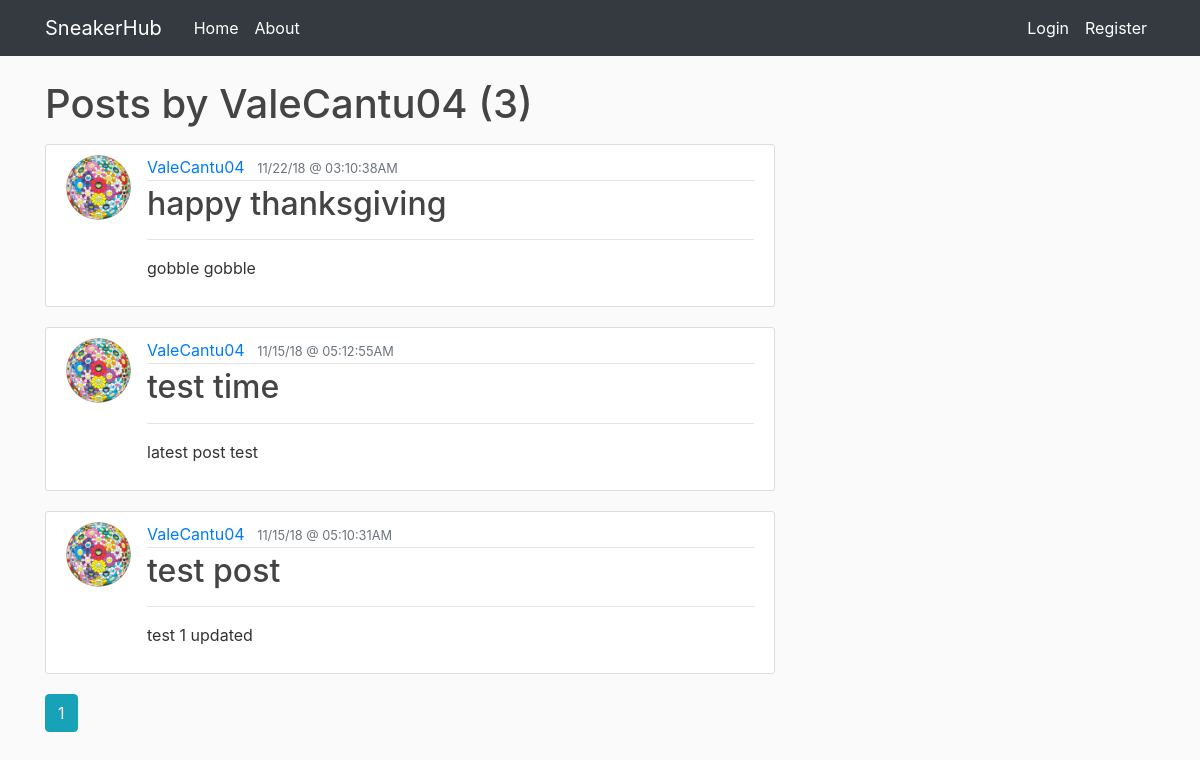
Before: /user/ValeCantu04 with the older database file.
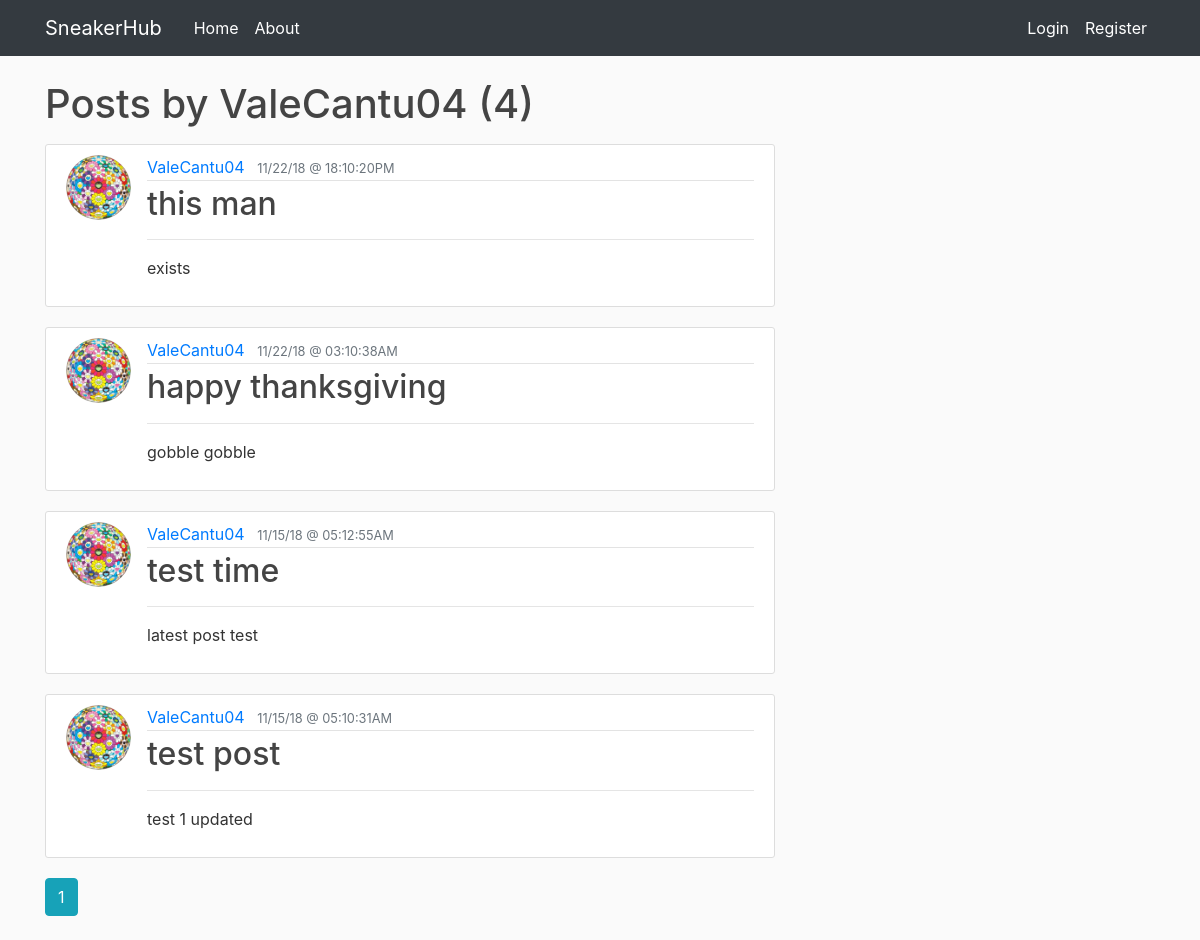
After: the same page with the newer database file.
### sneakerhub/models.py (models this page shows, shortened)
class Post(db.Model):
    id = db.Column(db.Integer, primary_key=True)
    title = db.Column(db.String(140), nullable=False)
    date_posted = db.Column(db.DateTime, nullable=False,
                            default=datetime.utcnow)
    content = db.Column(db.Text, nullable=False)
    user_id = db.Column(db.Integer, db.ForeignKey('user.id'), nullable=False)

class User(db.Model, UserMixin):
    id = db.Column(db.Integer, primary_key=True)
    username = db.Column(db.String(20), unique=True, nullable=False)
    email = db.Column(db.String(120), unique=True, nullable=False)
    image_file = db.Column(db.String(20), nullable=False,
                           default='default.jpg')
    password = db.Column(db.String(60), nullable=False)
    posts = db.relationship('Post', backref='author', lazy=True)

### sneakerhub/users/routes.py (the view)
@users.route("/user/<string:username>")
def user_posts(username):
    page = request.args.get('page', 1, type=int)
    user = User.query.filter_by(username=username).first_or_404()
    posts = Post.query.filter_by(author=user)\
        .order_by(Post.date_posted.desc())\
        .paginate(page=page, per_page=6)
    return render_template('user_posts.html', posts=posts, user=user)

### sneakerhub/templates/user_posts.html
{% extends "layout.html" %}
{% block content %}
<h1 class="mb-3"> Posts by {{ user.username }} ({{ posts.total }}) </h1>
{% for post in posts.items %}
<article class="media content-section">
    <img class="rounded-circle article-img" src="{{ url_for('static', filename='profile_pics/' + post.author.image_file) }}">
    <div class="media-body">
        <div class="article-metadata">
            <a class="mr-2" href="{{ url_for('users.user_posts', username=post.author.username) }}">{{ post.author.username }}</a>
            <small class="text-muted">{{ post.date_posted.strftime('%x @ %X%p') }}</small>
        </div>
        <h2><a class="article-title" href="{{ url_for('posts.post', post_id=post.id) }}">{{ post.title }}</a></h2>
        <hr>
        <p class="article-content">{{ post.content }}</p>
    </div>
</article>
{% endfor %}
{% for page_num in posts.iter_pages(left_edge=1, right_edge=1, left_current=1, right_current=2) %}
{% if page_num %}
{% if posts.page == page_num %}
<a class="btn btn-info mb-4" href="{{ url_for('users.user_posts', username=user.username, page=page_num) }}"> {{ page_num }} </a>
{% else %}
<a class="btn btn-outline-info mb-4" href="{{ url_for('users.user_posts', username=user.username, page=page_num) }}"> {{
    page_num }} </a>
{% endif %}
{% else %}
...
{% endif %}
{% endfor %}
{% endblock content %}

Changed rows visible on the page:
added Post: image_file (picture), author.username "ValeCantu04", date_posted "11/22/18 @ 18:10:20PM", title "this man", content "exists"
Other visible differences:
{{ posts.total }}: "3" → "4"
